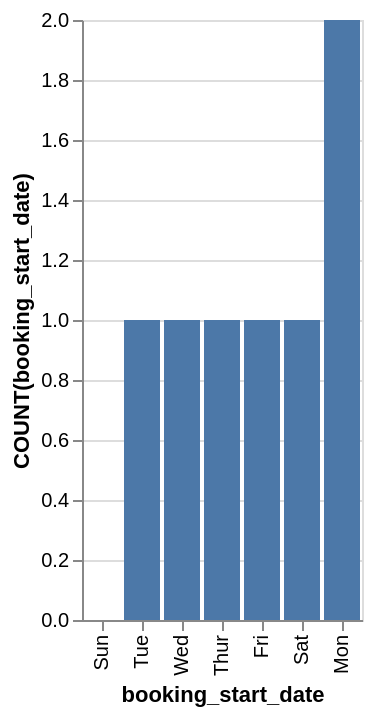

Vega-Lite specification stored for this chart:
### Vega-Lite specification from a JSON file in a GitHub repository (floating-point values rounded to 4 significant figures)
{"data": {"values": [{"x_data": "Mon", "y_data": 2}, {"x_data": "Tue", "y_data": 1}, {"x_data": "Wed", "y_data": 1}, {"x_data": "Thur", "y_data": 1}, {"x_data": "Fri", "y_data": 1}, {"x_data": "Sat", "y_data": 1}, {"x_data": "Sun", "y_data": 0}]}, "mark": "bar", "encoding": {"x": {"field": "x_data", "type": "nominal", "title": "booking_start_date", "sort": {"op": "sum", "field": "y_data", "order": "ascending"}}, "y": {"field": "y_data", "type": "quantitative", "title": "COUNT(booking_start_date)"}}}
